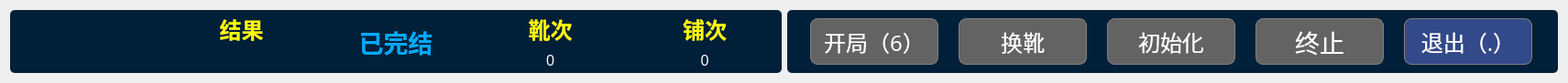
   <widget class="QWidget" name="layoutWidget">
    <property name="geometry">
     <rect>
      <x>20</x>
      <y>10</y>
      <width>1711</width>
      <height>81</height>
     </rect>
    </property>
    <layout class="QGridLayout" name="gridLayout">
     <property name="sizeConstraint">
      <enum>QLayout::SetMinAndMaxSize</enum>
     </property>
     <item row="0" column="1">
      <widget class="QGroupBox" name="groupBox_2">
       <property name="styleSheet">
        <string notr="true">border-radius:5px;
background-color: rgb(0,32, 57);
</string>
       </property>
       <property name="title">
        <string/>
       </property>
       <layout class="QGridLayout" name="gridLayout_2">
        <item row="0" column="2">
         <widget class="QPushButton" name="pu_init">
          <property name="enabled">
           <bool>false</bool>
          </property>
          <property name="minimumSize">
           <size>
            <width>120</width>
            <height>51</height>
           </size>
          </property>
          <property name="maximumSize">
           <size>
            <width>140</width>
            <height>60</height>
           </size>
          </property>
          <property name="font">
           <font>
            <family>方正粗黑宋简体</family>
            <pointsize>18</pointsize>
            <weight>50</weight>
            <bold>false</bold>
           </font>
          </property>
          <property name="styleSheet">
           <string notr="true">QPushButton{color: rgb(255, 255, 255);background:rgb(50, 73, 138);border:1px solid grey; border-radius: 8px;}
QPushButton:hover{border-color:rgb(139,170,105)}
QPushButton:pressed{border-color:gray;background-color:rgb(54, 65, 97);}
QPushButton:disabled{border-color:gray;background-color: rgb(99, 99, 99);
}</string>
          </property>
          <property name="text">
           <string>初始化</string>
          </property>
         </widget>
        </item>
        <item row="0" column="1">
         <widget class="QPushButton" name="xue_change">
          <property name="enabled">
           <bool>false</bool>
          </property>
          <property name="minimumSize">
           <size>
            <width>120</width>
            <height>51</height>
           </size>
          </property>
          <property name="maximumSize">
           <size>
            <width>140</width>
            <height>60</height>
           </size>
          </property>
          <property name="font">
           <font>
            <family>方正粗黑宋简体</family>
            <pointsize>18</pointsize>
            <weight>50</weight>
            <bold>false</bold>
           </font>
          </property>
          <property name="styleSheet">
           <string notr="true">QPushButton{color: rgb(255, 255, 255);background:rgb(50, 73, 138);border:1px solid grey; border-radius: 8px;}
QPushButton:hover{border-color:rgb(139,170,105)}
QPushButton:pressed{border-color:gray;background-color:rgb(54, 65, 97);}
QPushButton:disabled{border-color:gray;background-color: rgb(99, 99, 99);
}</string>
          </property>
          <property name="text">
           <string>换靴</string>
          </property>
         </widget>
        </item>
        <item row="0" column="0">
         <widget class="QPushButton" name="pu_start">
          <property name="enabled">
           <bool>false</bool>
          </property>
          <property name="minimumSize">
           <size>
            <width>120</width>
            <height>51</height>
           </size>
          </property>
          <property name="maximumSize">
           <size>
            <width>140</width>
            <height>60</height>
           </size>
          </property>
          <property name="font">
           <font>
            <family>方正粗黑宋简体</family>
            <pointsize>18</pointsize>
           </font>
          </property>
          <property name="styleSheet">
           <string notr="true">QPushButton{color: rgb(255, 255, 255);background:rgb(50, 73, 138);border:1px solid grey; border-radius: 8px;}
QPushButton:hover{border-color:rgb(139,170,105)}
QPushButton:pressed{border-color:gray;background-color:rgb(54, 65, 97);}
QPushButton:disabled{border-color:gray;background-color: rgb(99, 99, 99);
}</string>
          </property>
          <property name="text">
           <string>开局（6）</string>
          </property>
          <property name="checkable">
           <bool>true</bool>
          </property>
          <property name="checked">
           <bool>false</bool>
          </property>
          <property name="autoRepeat">
           <bool>false</bool>
          </property>
         </widget>
        </item>
        <item row="0" column="4">
         <widget class="QPushButton" name="pu_exit">
          <property name="enabled">
           <bool>true</bool>
          </property>
          <property name="minimumSize">
           <size>
            <width>120</width>
            <height>51</height>
           </size>
          </property>
          <property name="maximumSize">
           <size>
            <width>140</width>
            <height>60</height>
           </size>
          </property>
          <property name="font">
           <font>
            <family>方正粗黑宋简体</family>
            <pointsize>18</pointsize>
            <weight>50</weight>
            <bold>false</bold>
           </font>
          </property>
          <property name="styleSheet">
           <string notr="true">QPushButton{color: rgb(255, 255, 255);background:rgb(50, 73, 138);border:1px solid grey; border-radius: 8px;}
QPushButton:hover{border-color:rgb(139,170,105)}
QPushButton:pressed{border-color:gray;background-color:rgb(54, 65, 97);}
QPushButton:disabled{border-color:gray;background-color: rgb(99, 99, 99);
}</string>
          </property>
          <property name="text">
           <string>退出（.）</string>
          </property>
         </widget>
        </item>
        <item row="0" column="3">
         <widget class="QPushButton" name="pu_end">
          <property name="enabled">
           <bool>false</bool>
          </property>
          <property name="maximumSize">
           <size>
            <width>140</width>
            <height>60</height>
           </size>
          </property>
          <property name="font">
           <font>
            <family>方正粗黑宋简体</family>
            <pointsize>20</pointsize>
           </font>
          </property>
          <property name="styleSheet">
           <string notr="true">QPushButton{color: rgb(255, 255, 255);background:rgb(50, 73, 138);border:1px solid grey; border-radius: 8px;}
QPushButton:hover{border-color:rgb(139,170,105)}
QPushButton:pressed{border-color:gray;background-color:rgb(54, 65, 97);}
QPushButton:disabled{border-color:gray;background-color: rgb(99, 99, 99);
}</string>
          </property>
          <property name="text">
           <string>终止</string>
          </property>
         </widget>
        </item>
       </layout>
      </widget>
     </item>
     <item row="0" column="0">
      <widget class="QGroupBox" name="groupBox">
       <property name="minimumSize">
        <size>
         <width>632</width>
         <height>69</height>
        </size>
       </property>
       <property name="palette">
        <palette>
         <active>
          <colorrole role="WindowText">
           <brush brushstyle="SolidPattern">
            <color alpha="255">
             <red>0</red>
             <green>0</green>
             <blue>0</blue>
            </color>
           </brush>
          </colorrole>
          <colorrole role="Button">
           <brush brushstyle="SolidPattern">
            <color alpha="255">
             <red>0</red>
             <green>32</green>
             <blue>57</blue>
            </color>
           </brush>
          </colorrole>
          <colorrole role="Light">
           <brush brushstyle="SolidPattern">
            <color alpha="255">
             <red>127</red>
             <green>170</green>
             <blue>255</blue>
            </color>
           </brush>
          </colorrole>
          <colorrole role="Midlight">
           <brush brushstyle="SolidPattern">
            <color alpha="255">
             <red>63</red>
             <green>127</green>
             <blue>255</blue>
            </color>
           </brush>
          </colorrole>
          <colorrole role="Dark">
           <brush brushstyle="SolidPattern">
            <color alpha="255">
             <red>0</red>
             <green>42</green>
             <blue>127</blue>
            </color>
           </brush>
          </colorrole>
          <colorrole role="Mid">
           <brush brushstyle="SolidPattern">
            <color alpha="255">
             <red>0</red>
             <green>56</green>
             <blue>170</blue>
            </color>
           </brush>
          </colorrole>
          <colorrole role="Text">
           <brush brushstyle="SolidPattern">
            <color alpha="255">
             <red>0</red>
             <green>0</green>
             <blue>0</blue>
            </color>
           </brush>
          </colorrole>
          <colorrole role="BrightText">
           <brush brushstyle="SolidPattern">
            <color alpha="255">
             <red>255</red>
             <green>255</green>
             <blue>255</blue>
            </color>
           </brush>
          </colorrole>
          <colorrole role="ButtonText">
           <brush brushstyle="SolidPattern">
            <color alpha="255">
             <red>0</red>
             <green>0</green>
             <blue>0</blue>
            </color>
           </brush>
          </colorrole>
          <colorrole role="Base">
           <brush brushstyle="SolidPattern">
            <color alpha="255">
             <red>0</red>
             <green>32</green>
             <blue>57</blue>
            </color>
           </brush>
          </colorrole>
          <colorrole role="Window">
           <brush brushstyle="SolidPattern">
            <color alpha="255">
             <red>0</red>
             <green>32</green>
             <blue>57</blue>
            </color>
           </brush>
          </colorrole>
          <colorrole role="Shadow">
           <brush brushstyle="SolidPattern">
            <color alpha="255">
             <red>0</red>
             <green>0</green>
             <blue>0</blue>
            </color>
           </brush>
          </colorrole>
          <colorrole role="AlternateBase">
           <brush brushstyle="SolidPattern">
            <color alpha="255">
             <red>127</red>
             <green>170</green>
             <blue>255</blue>
            </color>
           </brush>
          </colorrole>
          <colorrole role="ToolTipBase">
           <brush brushstyle="SolidPattern">
            <color alpha="255">
             <red>255</red>
             <green>255</green>
             <blue>220</blue>
            </color>
           </brush>
          </colorrole>
          <colorrole role="ToolTipText">
           <brush brushstyle="SolidPattern">
            <color alpha="255">
             <red>0</red>
             <green>0</green>
             <blue>0</blue>
            </color>
           </brush>
          </colorrole>
          <colorrole role="PlaceholderText">
           <brush brushstyle="SolidPattern">
            <color alpha="128">
             <red>0</red>
             <green>0</green>
             <blue>0</blue>
            </color>
           </brush>
          </colorrole>
         </active>
         <inactive>
          <colorrole role="WindowText">
           <brush brushstyle="SolidPattern">
            <color alpha="255">
             <red>0</red>
             <green>0</green>
             <blue>0</blue>
            </color>
           </brush>
          </colorrole>
          <colorrole role="Button">
           <brush brushstyle="SolidPattern">
            <color alpha="255">
             <red>0</red>
             <green>32</green>
             <blue>57</blue>
            </color>
           </brush>
          </colorrole>
          <colorrole role="Light">
           <brush brushstyle="SolidPattern">
            <color alpha="255">
             <red>127</red>
             <green>170</green>
             <blue>255</blue>
            </color>
           </brush>
          </colorrole>
          <colorrole role="Midlight">
           <brush brushstyle="SolidPattern">
            <color alpha="255">
             <red>63</red>
             <green>127</green>
             <blue>255</blue>
            </color>
           </brush>
          </colorrole>
          <colorrole role="Dark">
           <brush brushstyle="SolidPattern">
            <color alpha="255">
             <red>0</red>
             <green>42</green>
             <blue>127</blue>
            </color>
           </brush>
          </colorrole>
          <colorrole role="Mid">
           <brush brushstyle="SolidPattern">
            <color alpha="255">
             <red>0</red>
             <green>56</green>
             <blue>170</blue>
            </color>
           </brush>
          </colorrole>
          <colorrole role="Text">
           <brush brushstyle="SolidPattern">
            <color alpha="255">
             <red>0</red>
             <green>0</green>
             <blue>0</blue>
            </color>
           </brush>
          </colorrole>
          <colorrole role="BrightText">
           <brush brushstyle="SolidPattern">
            <color alpha="255">
             <red>255</red>
             <green>255</green>
             <blue>255</blue>
            </color>
           </brush>
          </colorrole>
          <colorrole role="ButtonText">
           <brush brushstyle="SolidPattern">
            <color alpha="255">
             <red>0</red>
             <green>0</green>
             <blue>0</blue>
            </color>
           </brush>
          </colorrole>
          <colorrole role="Base">
           <brush brushstyle="SolidPattern">
            <color alpha="255">
             <red>0</red>
             <green>32</green>
             <blue>57</blue>
            </color>
           </brush>
          </colorrole>
          <colorrole role="Window">
           <brush brushstyle="SolidPattern">
            <color alpha="255">
             <red>0</red>
             <green>32</green>
             <blue>57</blue>
            </color>
           </brush>
          </colorrole>
          <colorrole role="Shadow">
           <brush brushstyle="SolidPattern">
            <color alpha="255">
             <red>0</red>
             <green>0</green>
             <blue>0</blue>
            </color>
           </brush>
          </colorrole>
          <colorrole role="AlternateBase">
           <brush brushstyle="SolidPattern">
            <color alpha="255">
             <red>127</red>
             <green>170</green>
             <blue>255</blue>
            </color>
           </brush>
          </colorrole>
          <colorrole role="ToolTipBase">
           <brush brushstyle="SolidPattern">
            <color alpha="255">
             <red>255</red>
             <green>255</green>
             <blue>220</blue>
            </color>
           </brush>
          </colorrole>
          <colorrole role="ToolTipText">
           <brush brushstyle="SolidPattern">
            <color alpha="255">
             <red>0</red>
             <green>0</green>
             <blue>0</blue>
            </color>
           </brush>
          </colorrole>
          <colorrole role="PlaceholderText">
           <brush brushstyle="SolidPattern">
            <color alpha="128">
             <red>0</red>
             <green>0</green>
             <blue>0</blue>
            </color>
           </brush>
          </colorrole>
         </inactive>
         <disabled>
          <colorrole role="WindowText">
           <brush brushstyle="SolidPattern">
            <color alpha="255">
             <red>0</red>
             <green>42</green>
             <blue>127</blue>
            </color>
           </brush>
          </colorrole>
          <colorrole role="Button">
           <brush brushstyle="SolidPattern">
            <color alpha="255">
             <red>0</red>
             <green>32</green>
             <blue>57</blue>
            </color>
           </brush>
          </colorrole>
          <colorrole role="Light">
           <brush brushstyle="SolidPattern">
            <color alpha="255">
             <red>127</red>
             <green>170</green>
             <blue>255</blue>
            </color>
           </brush>
          </colorrole>
          <colorrole role="Midlight">
           <brush brushstyle="SolidPattern">
            <color alpha="255">
             <red>63</red>
             <green>127</green>
             <blue>255</blue>
            </color>
           </brush>
          </colorrole>
          <colorrole role="Dark">
           <brush brushstyle="SolidPattern">
            <color alpha="255">
             <red>0</red>
             <green>42</green>
             <blue>127</blue>
            </color>
           </brush>
          </colorrole>
          <colorrole role="Mid">
           <brush brushstyle="SolidPattern">
            <color alpha="255">
             <red>0</red>
             <green>56</green>
             <blue>170</blue>
            </color>
           </brush>
          </colorrole>
          <colorrole role="Text">
           <brush brushstyle="SolidPattern">
            <color alpha="255">
             <red>0</red>
             <green>42</green>
             <blue>127</blue>
            </color>
           </brush>
          </colorrole>
          <colorrole role="BrightText">
           <brush brushstyle="SolidPattern">
            <color alpha="255">
             <red>255</red>
             <green>255</green>
             <blue>255</blue>
            </color>
           </brush>
          </colorrole>
          <colorrole role="ButtonText">
           <brush brushstyle="SolidPattern">
            <color alpha="255">
             <red>0</red>
             <green>42</green>
             <blue>127</blue>
            </color>
           </brush>
          </colorrole>
          <colorrole role="Base">
           <brush brushstyle="SolidPattern">
            <color alpha="255">
             <red>0</red>
             <green>32</green>
             <blue>57</blue>
            </color>
           </brush>
          </colorrole>
          <colorrole role="Window">
           <brush brushstyle="SolidPattern">
            <color alpha="255">
             <red>0</red>
             <green>32</green>
             <blue>57</blue>
            </color>
           </brush>
          </colorrole>
          <colorrole role="Shadow">
           <brush brushstyle="SolidPattern">
            <color alpha="255">
             <red>0</red>
             <green>0</green>
             <blue>0</blue>
            </color>
           </brush>
          </colorrole>
          <colorrole role="AlternateBase">
           <brush brushstyle="SolidPattern">
            <color alpha="255">
             <red>0</red>
             <green>85</green>
             <blue>255</blue>
            </color>
           </brush>
          </colorrole>
          <colorrole role="ToolTipBase">
           <brush brushstyle="SolidPattern">
            <color alpha="255">
             <red>255</red>
             <green>255</green>
             <blue>220</blue>
            </color>
           </brush>
          </colorrole>
          <colorrole role="ToolTipText">
           <brush brushstyle="SolidPattern">
            <color alpha="255">
             <red>0</red>
             <green>0</green>
             <blue>0</blue>
            </color>
           </brush>
          </colorrole>
          <colorrole role="PlaceholderText">
           <brush brushstyle="SolidPattern">
            <color alpha="128">
             <red>0</red>
             <green>0</green>
             <blue>0</blue>
            </color>
           </brush>
          </colorrole>
         </disabled>
        </palette>
       </property>
       <property name="layoutDirection">
        <enum>Qt::LeftToRight</enum>
       </property>
       <property name="autoFillBackground">
        <bool>false</bool>
       </property>
       <property name="styleSheet">
        <string notr="true">border-radius:5px;
background-color: rgb(0,32, 57);
</string>
       </property>
       <property name="title">
        <string/>
       </property>
       <property name="alignment">
        <set>Qt::AlignCenter</set>
       </property>
       <layout class="QGridLayout" name="gridLayout_3">
        <property name="leftMargin">
         <number>3</number>
        </property>
        <property name="topMargin">
         <number>3</number>
        </property>
        <property name="rightMargin">
         <number>3</number>
        </property>
        <property name="bottomMargin">
         <number>3</number>
        </property>
        <item row="0" column="0">
         <widget class="QLabel" name="desk_num">
          <property name="maximumSize">
           <size>
            <width>16777215</width>
            <height>73</height>
           </size>
          </property>
          <property name="palette">
           <palette>
            <active>
             <colorrole role="WindowText">
              <brush brushstyle="SolidPattern">
               <color alpha="255">
                <red>255</red>
                <green>255</green>
                <blue>0</blue>
               </color>
              </brush>
             </colorrole>
             <colorrole role="Button">
              <brush brushstyle="SolidPattern">
               <color alpha="255">
                <red>0</red>
                <green>32</green>
                <blue>57</blue>
               </color>
              </brush>
             </colorrole>
             <colorrole role="Base">
              <brush brushstyle="SolidPattern">
               <color alpha="255">
                <red>0</red>
                <green>32</green>
                <blue>57</blue>
               </color>
              </brush>
             </colorrole>
             <colorrole role="Window">
              <brush brushstyle="SolidPattern">
               <color alpha="255">
                <red>0</red>
                <green>32</green>
                <blue>57</blue>
               </color>
              </brush>
             </colorrole>
            </active>
            <inactive>
             <colorrole role="WindowText">
              <brush brushstyle="SolidPattern">
               <color alpha="255">
                <red>255</red>
                <green>255</green>
                <blue>0</blue>
               </color>
              </brush>
             </colorrole>
             <colorrole role="Button">
              <brush brushstyle="SolidPattern">
               <color alpha="255">
                <red>0</red>
                <green>32</green>
                <blue>57</blue>
               </color>
              </brush>
             </colorrole>
             <colorrole role="Base">
              <brush brushstyle="SolidPattern">
               <color alpha="255">
                <red>0</red>
                <green>32</green>
                <blue>57</blue>
               </color>
              </brush>
             </colorrole>
             <colorrole role="Window">
              <brush brushstyle="SolidPattern">
               <color alpha="255">
                <red>0</red>
                <green>32</green>
                <blue>57</blue>
               </color>
              </brush>
             </colorrole>
            </inactive>
            <disabled>
             <colorrole role="WindowText">
              <brush brushstyle="SolidPattern">
               <color alpha="255">
                <red>0</red>
                <green>42</green>
                <blue>127</blue>
               </color>
              </brush>
             </colorrole>
             <colorrole role="Button">
              <brush brushstyle="SolidPattern">
               <color alpha="255">
                <red>0</red>
                <green>32</green>
                <blue>57</blue>
               </color>
              </brush>
             </colorrole>
             <colorrole role="Base">
              <brush brushstyle="SolidPattern">
               <color alpha="255">
                <red>0</red>
                <green>32</green>
                <blue>57</blue>
               </color>
              </brush>
             </colorrole>
             <colorrole role="Window">
              <brush brushstyle="SolidPattern">
               <color alpha="255">
                <red>0</red>
                <green>32</green>
                <blue>57</blue>
               </color>
              </brush>
             </colorrole>
            </disabled>
           </palette>
          </property>
          <property name="font">
           <font>
            <pointsize>24</pointsize>
            <weight>75</weight>
            <bold>true</bold>
           </font>
          </property>
          <property name="styleSheet">
           <string notr="true"/>
          </property>
          <property name="text">
           <string/>
          </property>
          <property name="alignment">
           <set>Qt::AlignCenter</set>
          </property>
          <property name="buddy">
           <cstring></cstring>
          </property>
         </widget>
        </item>
        <item row="0" column="1">
         <layout class="QVBoxLayout" name="verticalLayout">
          <item>
           <widget class="QLabel" name="label_11">
            <property name="palette">
             <palette>
              <active>
               <colorrole role="WindowText">
                <brush brushstyle="SolidPattern">
                 <color alpha="255">
                  <red>255</red>
                  <green>255</green>
                  <blue>0</blue>
                 </color>
                </brush>
               </colorrole>
               <colorrole role="Button">
                <brush brushstyle="SolidPattern">
                 <color alpha="255">
                  <red>0</red>
                  <green>32</green>
                  <blue>57</blue>
                 </color>
                </brush>
               </colorrole>
               <colorrole role="Base">
                <brush brushstyle="SolidPattern">
                 <color alpha="255">
                  <red>0</red>
                  <green>32</green>
                  <blue>57</blue>
                 </color>
                </brush>
               </colorrole>
               <colorrole role="Window">
                <brush brushstyle="SolidPattern">
                 <color alpha="255">
                  <red>0</red>
                  <green>32</green>
                  <blue>57</blue>
                 </color>
                </brush>
               </colorrole>
              </active>
              <inactive>
               <colorrole role="WindowText">
                <brush brushstyle="SolidPattern">
                 <color alpha="255">
                  <red>255</red>
                  <green>255</green>
                  <blue>0</blue>
                 </color>
                </brush>
               </colorrole>
               <colorrole role="Button">
                <brush brushstyle="SolidPattern">
                 <color alpha="255">
                  <red>0</red>
                  <green>32</green>
                  <blue>57</blue>
                 </color>
                </brush>
               </colorrole>
               <colorrole role="Base">
                <brush brushstyle="SolidPattern">
                 <color alpha="255">
                  <red>0</red>
                  <green>32</green>
                  <blue>57</blue>
                 </color>
                </brush>
               </colorrole>
               <colorrole role="Window">
                <brush brushstyle="SolidPattern">
                 <color alpha="255">
                  <red>0</red>
                  <green>32</green>
                  <blue>57</blue>
                 </color>
                </brush>
               </colorrole>
              </inactive>
              <disabled>
               <colorrole role="WindowText">
                <brush brushstyle="SolidPattern">
                 <color alpha="255">
                  <red>120</red>
                  <green>120</green>
                  <blue>120</blue>
                 </color>
                </brush>
               </colorrole>
               <colorrole role="Button">
                <brush brushstyle="SolidPattern">
                 <color alpha="255">
                  <red>0</red>
                  <green>32</green>
                  <blue>57</blue>
                 </color>
                </brush>
               </colorrole>
               <colorrole role="Base">
                <brush brushstyle="SolidPattern">
                 <color alpha="255">
                  <red>0</red>
                  <green>32</green>
                  <blue>57</blue>
                 </color>
                </brush>
               </colorrole>
               <colorrole role="Window">
                <brush brushstyle="SolidPattern">
                 <color alpha="255">
                  <red>0</red>
                  <green>32</green>
                  <blue>57</blue>
                 </color>
                </brush>
               </colorrole>
              </disabled>
             </palette>
            </property>
            <property name="font">
             <font>
              <pointsize>18</pointsize>
              <weight>75</weight>
              <bold>true</bold>
             </font>
            </property>
            <property name="text">
             <string>结果</string>
            </property>
            <property name="alignment">
             <set>Qt::AlignCenter</set>
            </property>
           </widget>
          </item>
          <item>
           <layout class="QHBoxLayout" name="horizontalLayout">
            <item>
             <widget class="QLabel" name="pu_result">
              <property name="font">
               <font>
                <pointsize>12</pointsize>
               </font>
              </property>
              <property name="styleSheet">
               <string notr="true">color: rgb(255, 255, 255);</string>
              </property>
              <property name="text">
               <string/>
              </property>
              <property name="alignment">
               <set>Qt::AlignCenter</set>
              </property>
             </widget>
            </item>
           </layout>
          </item>
         </layout>
        </item>
        <item row="0" column="2">
         <widget class="QLabel" name="opration_show">
          <property name="maximumSize">
           <size>
            <width>16777215</width>
            <height>73</height>
           </size>
          </property>
          <property name="font">
           <font>
            <pointsize>20</pointsize>
            <weight>75</weight>
            <bold>true</bold>
           </font>
          </property>
          <property name="styleSheet">
           <string notr="true">color: rgb(0, 170, 255);</string>
          </property>
          <property name="text">
           <string>已完结</string>
          </property>
          <property name="alignment">
           <set>Qt::AlignCenter</set>
          </property>
         </widget>
        </item>
        <item row="0" column="3">
         <layout class="QVBoxLayout" name="verticalLayout_2">
          <item>
           <widget class="QLabel" name="label_5">
            <property name="font">
             <font>
              <pointsize>18</pointsize>
              <weight>75</weight>
              <bold>true</bold>
             </font>
            </property>
            <property name="styleSheet">
             <string notr="true">color: rgb(255, 255, 0);</string>
            </property>
            <property name="text">
             <string>靴次</string>
            </property>
            <property name="alignment">
             <set>Qt::AlignCenter</set>
            </property>
           </widget>
          </item>
          <item>
           <widget class="QLabel" name="xue_times">
            <property name="font">
             <font>
              <pointsize>12</pointsize>
             </font>
            </property>
            <property name="styleSheet">
             <string notr="true">color: rgb(255, 255, 255);</string>
            </property>
            <property name="lineWidth">
             <number>1</number>
            </property>
            <property name="text">
             <string>0</string>
            </property>
            <property name="alignment">
             <set>Qt::AlignCenter</set>
            </property>
           </widget>
          </item>
         </layout>
        </item>
        <item row="0" column="4">
         <layout class="QVBoxLayout" name="verticalLayout_3">
          <item>
           <widget class="QLabel" name="label_9">
            <property name="font">
             <font>
              <pointsize>18</pointsize>
              <weight>75</weight>
              <bold>true</bold>
             </font>
            </property>
            <property name="styleSheet">
             <string notr="true">color: rgb(255, 255, 0);</string>
            </property>
            <property name="text">
             <string>铺次</string>
            </property>
            <property name="alignment">
             <set>Qt::AlignCenter</set>
            </property>
           </widget>
          </item>
          <item>
           <widget class="QLabel" name="pu_times">
            <property name="font">
             <font>
              <pointsize>12</pointsize>
             </font>
            </property>
            <property name="styleSheet">
             <string notr="true">color: rgb(255, 255, 255);</string>
            </property>
            <property name="text">
             <string>0</string>
            </property>
            <property name="alignment">
             <set>Qt::AlignCenter</set>
            </property>
           </widget>
          </item>
         </layout>
        </item>
       </layout>
      </widget>
     </item>
    </layout>
   </widget>
